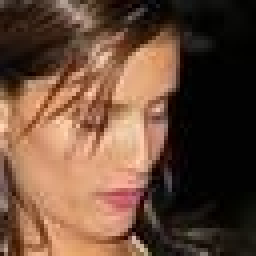
#> input picture src/mask/1.jpg, 64 x 64 px (shown 4 times larger)
$ jupyter execute --allow-errors mask_demo.ipynb
#> lines starting #> are read from the running program, lines starting #| are printed output that depends on the picture
[cell 1]
from PIL import Image
#从三原色进行提取

[cell 2]
img = Image.open('1.jpg')
#> img is the input picture: PIL image 64x64 RGB; mean R, G, B 104.6, 74.8, 57
img_mode = img.mode
#> img_mode = 'RGB'
img_mode
#> Out = 'RGB'

[cell 3]
img_size = img.size
#> img_size = (64, 64)
img_size
#> Out = (64, 64)

[cell 4]
img.getpixel((0,0))
#> Out = (104, 91, 83)

[cell 5]
new =Image.new("L",img.size,255)
#> new: PIL image 64x64 L; every value is 255
new

[cell 6]
weight,height = img_size
#> weight = 64; height = 64
height,weight
#> Out = (64, 64)

[cell 7]
img_L = img.convert("L")
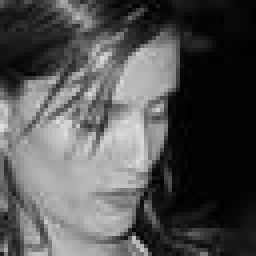
#> img_L: PIL image 64x64 L (shown 4 times larger); min 0, max 222, mean 81.7
img_L

[cell 8]
from PIL import Image


image = Image.open("1.jpg")
image_copy = image.copy()
# image_copy.show()
image_new = Image.new('RGB', (32, 32), (0, 0, 0))
#> image_new: PIL image 32x32 RGB; every value is 0
# image_new2 = Image.new('1', (32, 32), '#646464')
image_new2 = Image.new("L",(32,32),255)
#> image_new2: PIL image 32x32 L; every value is 255

image_copy.paste(image_new, (16, 16), mask=image_new2)
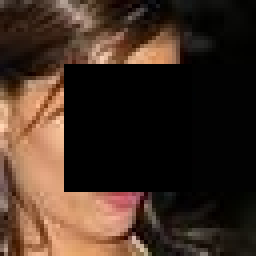
#> image_copy: PIL image 64x64 RGB (shown 4 times larger); mean R, G, B 64.6, 46, 34.4
image_copy.save('1.png')
image_save = Image.open('1.png')
print(image_save.format, image_save.mode)
#| PNG RGB
image_copy.show()
